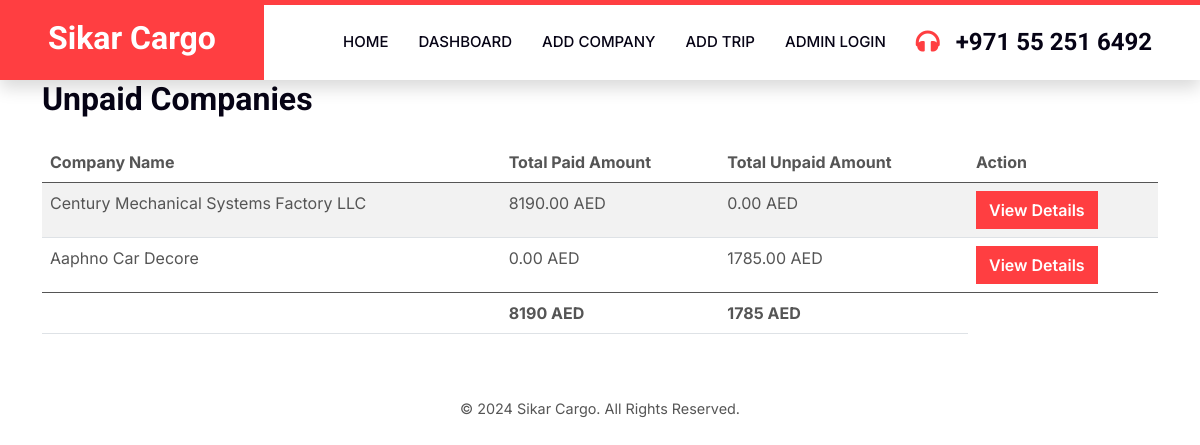
/unpaid-companies/, run on an earlier commit of the app's database.
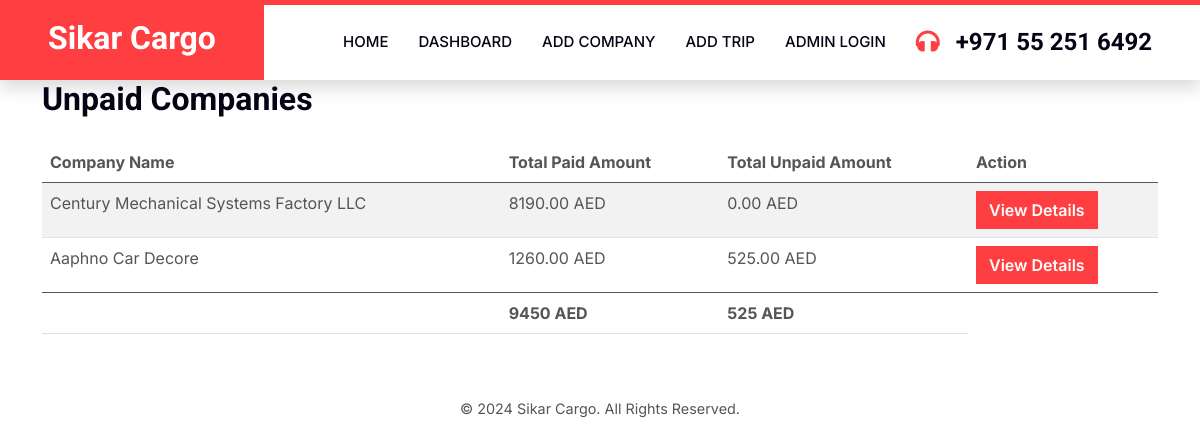
And on a later commit of the database.
### website/models.py (models this page shows, shortened)
class Company(models.Model):
    name = models.CharField(max_length=255)
    address = models.TextField()
    email = models.EmailField()
    phone = models.CharField(max_length=20)
    contact_person = models.CharField(max_length=25)
    paid_amount = models.DecimalField(max_digits=10, decimal_places=2, default=0)
    unpaid_amount = models.DecimalField(max_digits=10, decimal_places=2, default=0)
    po_box = models.CharField(max_length=20)

### website/views.py (the view)
# urls.py: path('unpaid-companies/', views.unpaid_companies, name='unpaid_companies'),
def unpaid_companies(request):
    companies = Company.objects.annotate(total_unpaid_amount=Sum('trip__amount', filter=Q(trip__paid=False)))
    total_paid_amount = companies.aggregate(Sum('paid_amount'))['paid_amount__sum']
    total_unpaid_amount = companies.aggregate(Sum('unpaid_amount'))['unpaid_amount__sum']
    context = {
        'companies': companies,
        'total_paid_amount': total_paid_amount,
        'total_unpaid_amount': total_unpaid_amount,
    }
    return render(request, 'unpaid_companies.html', context)

### website/templates/unpaid_companies.html (shortened to what this page needs)
{% load static %}
<!DOCTYPE html>
<html lang="en">
<head>
    <link href="https://cdnjs.cloudflare.com/ajax/libs/font-awesome/5.10.0/css/all.min.css" rel="stylesheet">
    <link href="https://cdn.jsdelivr.net/npm/bootstrap-icons@1.4.1/font/bootstrap-icons.css" rel="stylesheet">
    <link href="{% static 'lib/animate/animate.min.css' %}" rel="stylesheet">
    <link href="{% static 'lib/owlcarousel/assets/owl.carousel.min.css' %}" rel="stylesheet">
    <link href="{% static 'css/bootstrap.min.css' %}" rel="stylesheet">
    <link href="{% static 'css/style.css' %}" rel="stylesheet">
</head>
<body>
    <nav class="navbar navbar-expand-lg bg-white navbar-light shadow border-top border-5 border-primary sticky-top p-0">
        <a href="{% url 'index' %}" class="navbar-brand bg-primary d-flex align-items-center px-4 px-lg-5">
            <h2 class="mb-2 text-white">Sikar Cargo</h2>
        </a>
        <div class="collapse navbar-collapse" id="navbarCollapse">
            <div class="navbar-nav ms-auto p-4 p-lg-0">
                <a href="{% url 'index' %}" class="nav-item nav-link">Home</a>
                <a href="{% url 'dashboard' %}" class="nav-item nav-link">Dashboard</a>
                <a href="{% url 'add_company' %}" class="nav-item nav-link">Add Company</a>
                <a href="{% url 'add_trip' %}" class="nav-item nav-link">Add Trip</a>
                <a href="{% url 'admin_login' %}" class="nav-item nav-link">Admin Login</a>
            </div>
            <h4 class="m-0 pe-lg-5 d-none d-lg-block"><i class="fa fa-headphones text-primary me-3"></i>+971 55 251 6492</h4>
        </div>
    </nav>
    <div class="container">
        <h2 class="mb-4">Unpaid Companies</h2>
        <div class="table-responsive">
            <table class="table table-striped">
                <thead>
                    <tr>
                        <th>Company Name</th>
                        <th>Total Paid Amount</th>
                        <th>Total Unpaid Amount</th>
                        <th>Action</th>
                    </tr>
                </thead>
                <tbody>
                    {% for company in companies %}
                    <tr>
                        <td>{{ company.name }}</td>
                        <td>{{ company.paid_amount|default:"0.00" }} AED</td>
                        <td>{{ company.unpaid_amount|default:"0.00" }} AED</td>
                        <td><a href="{% url 'company_detail' company_id=company.id %}"><button class="btn btn-primary action-button">View Details</button></a></td>
                    </tr>
                    {% endfor %}
                </tbody>
                <tfoot>
                    <tr>
                        <td colspan="1" style="text-align: right;"><strong></strong></td>
                        <td><strong>{{ total_paid_amount|default:"0.00" }} AED</strong></td>
                        <td><strong>{{ total_unpaid_amount|default:"0.00" }} AED</strong></td>
                    </tr>
                </tfoot>
            </table>
        </div>
    </div>
    <div class="bottom-details mt-5">
        <p>&copy; 2024 Sikar Cargo. All Rights Reserved.</p>
    </div>
</body>
</html>

What changed in the data, as far as the page shows it:
changed Company "Aaphno Car Decore": paid_amount "0.00" → "1260.00"; unpaid_amount "1785.00" → "525.00"
Also different on the page:
{{ total_paid_amount|default:"0.00" }}: "8190" → "9450"
{{ total_unpaid_amount|default:"0.00" }}: "1785" → "525"
